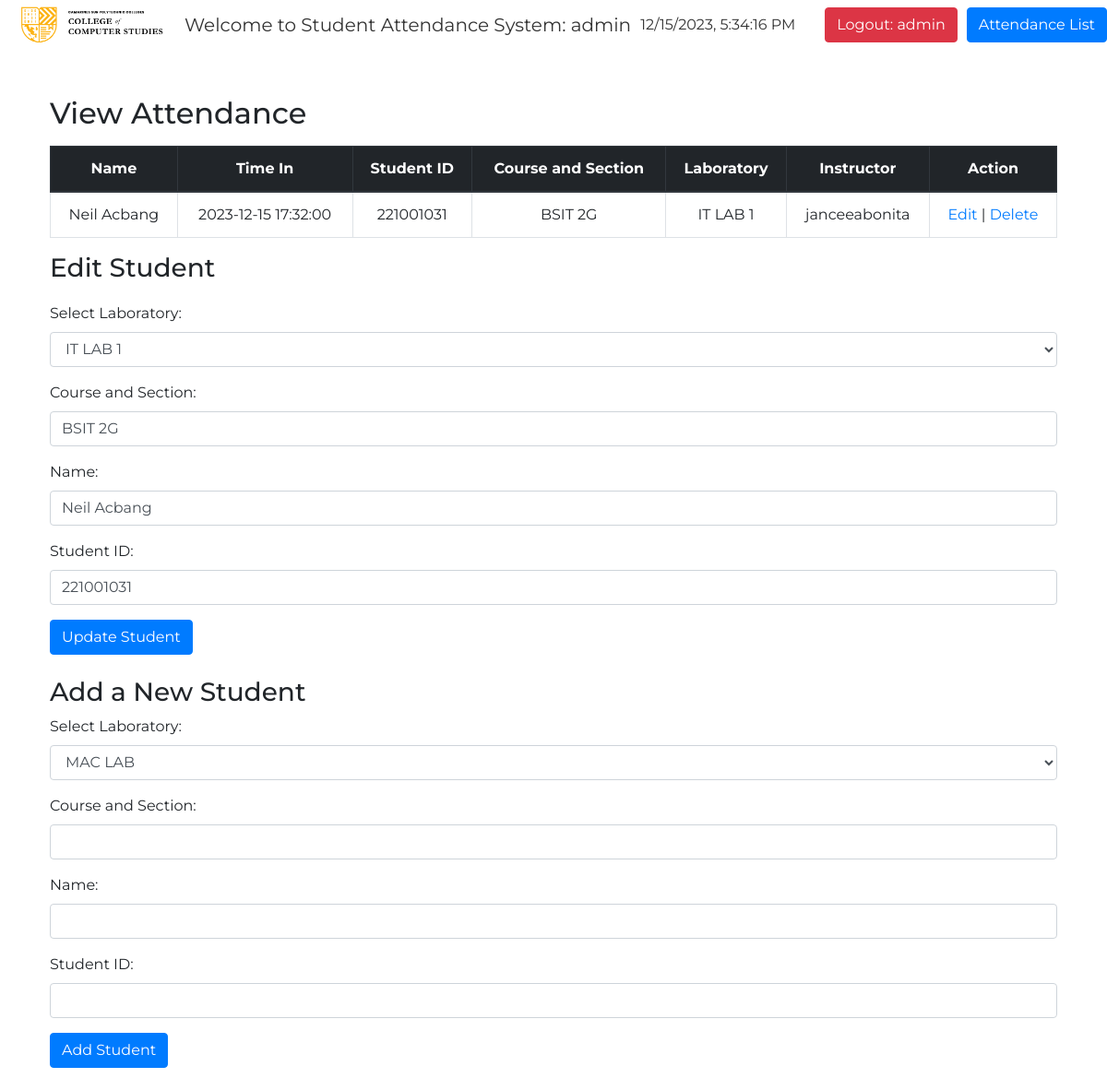
Page /attendance.php?edit_id=95 (signed in) on the committed database.
### tables this page shows
CREATE TABLE `students` (
  `id` int(11) NOT NULL,
  `name` varchar(255) NOT NULL,
  `time_in` timestamp NOT NULL DEFAULT current_timestamp(),
  `student_id` varchar(50) NOT NULL,
  `courseandsection_id` varchar(50) NOT NULL,
  `lab_id` int(11) NOT NULL,
  `added_by` varchar(255) NOT NULL
);

CREATE TABLE `labs` (
  `id` int(11) NOT NULL,
  `lab_name` varchar(50) NOT NULL
);

### attendance.php (the view, shortened to what this page needs)
<?php
$host = 'localhost';
$username = 'root';
$password = '';
$database = 'attendance_system';
$mysqli = new mysqli($host, $username, $password, $database);
$labsResult = $mysqli->query("SELECT * FROM labs");
$labs = [];
if ($labsResult->num_rows > 0) {
    while ($labRow = $labsResult->fetch_assoc()) {
        $labs[] = $labRow;
    }
}
if (isset($_GET['edit_id'])) {
    $editId = $mysqli->real_escape_string($_GET['edit_id']);
    $editResult = $mysqli->query("SELECT * FROM students WHERE id = '$editId'");
    if ($editResult->num_rows > 0) {
        $editStudent = $editResult->fetch_assoc();
    }
}
$result = $mysqli->query("SELECT students.*, labs.lab_name
                         FROM students
                         JOIN labs ON students.lab_id = labs.id");
$students = [];
if ($result->num_rows > 0) {
    while ($row = $result->fetch_assoc()) {
        $students[] = $row;
    }
}
?>
<!DOCTYPE html>
<html lang="en">
<head>
    <link rel="stylesheet" href="https://maxcdn.bootstrapcdn.com/bootstrap/4.0.0/css/bootstrap.min.css">
</head>
<body>
    <div class="fixed-header">
        <div class="header">
            <div>
                <img src="ccs.png" alt="Logo" class="logo">
            </div>
            <?php if (isset($_SESSION['username'])) : ?>
                <div class="welcome-message">
                    Welcome to Student Attendance System: <?php echo $_SESSION['username']; ?>
                </div>
            <?php endif; ?>
            <div id="realTimeClock"></div>
            <div class="logout-button">
                <button class="btn btn-danger" onclick="logout()">Logout: <?php echo $_SESSION['username']; ?></button>
            </div>
            <div class="view-attendance-button">
                <button class="btn btn-primary" onclick="redirectToAttendance()">Attendance List</button>
            </div>
        </div>
    </div>
    <div class="container p-4 rounded shadow scrollable-content">
        <h2 class="mb-3">View Attendance</h2>
        <table class="table table-bordered student-table">
            <thead class="thead-dark">
                <tr>
                    <th>Name</th>
                    <th>Time In</th>
                    <th>Student ID</th>
                    <th>Course and Section</th>
                    <th>Laboratory</th>
                    <th>Instructor</th>
                    <th>Action</th>
                </tr>
            </thead>
            <tbody>
                <?php foreach ($students as $key => $student) : ?>
                    <tr>
                        <td><?php echo $student['name']; ?></td>
                        <td><?php echo $student['time_in']; ?></td>
                        <td><?php echo $student['student_id']; ?></td>
                        <td><?php echo $student['courseandsection_id']; ?></td>
                        <td><?php echo $student['lab_name']; ?></td>
                        <td><?php echo $student['added_by']; ?></td>
                        <td>
                            <a href="?edit_id=<?php echo $student['id']; ?>">Edit</a> |
                            <a href="?delete_id=<?php echo $student['id']; ?>" onclick="return confirm('Are you sure you want to delete this student?')">Delete</a>
                        </td>
                    </tr>
                <?php endforeach; ?>
            </tbody>
        </table>
        <?php if (isset($editStudent)) : ?>
            <h3>Edit Student</h3>
            <form method="POST" class="form-container">
                <div class="form-group">
                    <label for="labDropdown">Select Laboratory:</label>
                    <select name="lab" id="labDropdown" class="form-control">
                        <?php foreach ($labs as $lab) : ?>
                            <option value="<?php echo $lab['id']; ?>" <?php echo ($lab['id'] == $editStudent['lab_id']) ? 'selected' : ''; ?>><?php echo $lab['lab_name']; ?></option>
                        <?php endforeach; ?>
                    </select>
                </div>
                <div class="form-group">
                    <label for="courseAndSection">Course and Section:</label>
                    <input type="text" name="courseandsection_id" id="courseAndSection" class="form-control" value="<?php echo $editStudent['courseandsection_id']; ?>" required>
                </div>
                <div class="form-group">
                    <label for="name">Name:</label>
                    <input type="text" name="name" class="form-control" value="<?php echo $editStudent['name']; ?>" required>
                </div>
                <div class="form-group">
                    <label for="student_id">Student ID:</label>
                    <input type="text" name="student_id" class="form-control" value="<?php echo $editStudent['student_id']; ?>" required>
                </div>
                <input type="submit" class="btn btn-primary" value="Update Student">
            </form>
        <?php endif; ?>
        <div class="form-container">
            <h3 class="mt-4">Add a New Student</h3>
            <form method="POST">
                <div class="form-group">
                    <label for="labDropdown">Select Laboratory:</label>
                    <select name="lab" id="labDropdown" class="form-control">
                        <?php foreach ($labs as $lab) : ?>
                            <option value="<?php echo $lab['id']; ?>" <?php echo ($lab['lab_name'] == 'MAC LAB') ? 'selected' : ''; ?>>
                                <?php echo $lab['lab_name']; ?>
                            </option>
                        <?php endforeach; ?>
                    </select>
                </div>
                <div class="form-group">
                    <label for="courseAndSection">Course and Section:</label>
                    <input type="text" name="courseandsection_id" id="courseAndSection" class="form-control" required>
                </div>
                <div class="form-group">
                    <label for="name">Name:</label>
                    <input type="text" name="name" class="form-control" required>
                </div>
                <div class="form-group">
                    <label for="student_id">Student ID:</label>
                    <input type="text" name="student_id" class="form-control" required>
                </div>
                <input type="submit" class="btn btn-primary" name="submit" value="Add Student">
            </form>
        </div>
    </div>
</body>
</html>

### attendance.php (style rules this page uses)
body { font-family: 'Montserrat', sans-serif; margin: 0; padding-top: 60px; }
.fixed-header { position: fixed; width: 100%; top: 0; z-index: 1000; }
.scrollable-content { overflow-y: auto; max-height: calc(100vh - 60px); }
.container { animation: fadeIn 0.2s ease-in-out; position: relative; margin-top: 20px; }
.table th, .table td { text-align: center; }
.header { display: flex; justify-content: space-between; align-items: center; animation: fadeIn 0.2s ease-in-out; margin-bottom: 20px; position: relative; }
.logo { max-width: 200px; }
.welcome-message { font-size: 20px; color: #333; }
#realTimeClock { font-size: 16px; color: #333; margin-left: 10px; }
.logout-button { margin-left: auto; }
.view-attendance-button { margin-left: 10px; }
.form-container { margin-top: 20px; }

### rows in the picture
students: name "Neil Acbang", time_in "2023-12-15 17:32:00", student "221001031", courseandsection "BSIT 2G", lab.lab_name "IT LAB 1", added_by "janceeabonita", lab "IT LAB 1", courseandsection_id "BSIT 2G", student_id "221001031"

### other values in the picture
$_SESSION['username'] "admin"
form field lab "MAC LAB"
